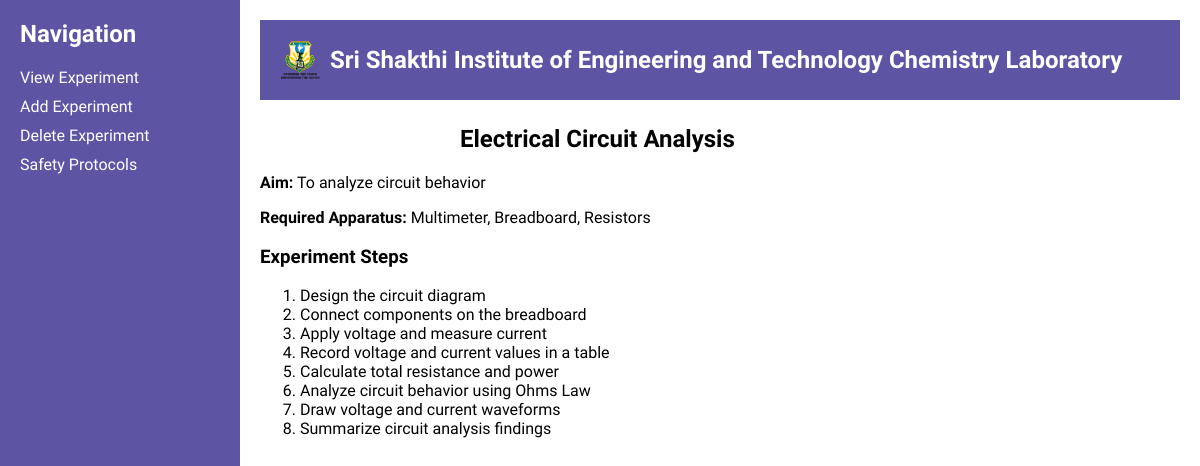
The app's page /ViewFull.php?experimentId=2, older data.
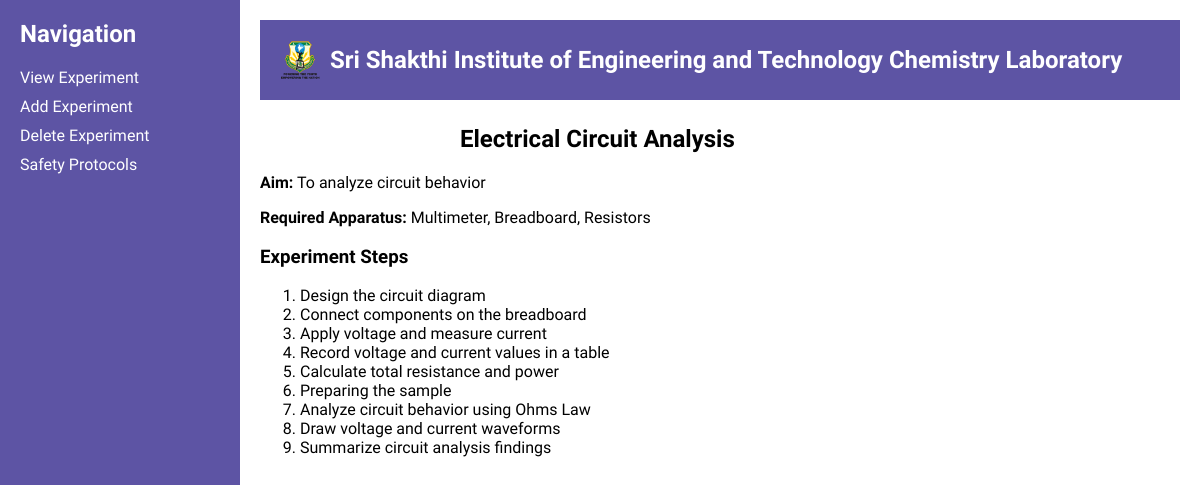
The same page, newer data.
### tables this page shows
CREATE TABLE experiments (
  experimentId INT PRIMARY KEY,
  experimentName VARCHAR(255),
  noOfSteps INT,
  aim VARCHAR(255),
  requiredApparatuss VARCHAR(255)
);

CREATE TABLE experiment_steps (
  exptId INT,
  description VARCHAR(255),
  stepNo INT,
  video VARCHAR(255),
  FOREIGN KEY (exptId) REFERENCES experiments(experimentId)
);

### ViewFull.php (the view, shortened to what this page needs)
<!DOCTYPE html>
<html>
	<head>
	</head>
	<body>
		<div class="container">
			<div class="sidebar">
				<h2>Navigation</h2>
				<ul>
					<li><a href="http://localhost/labequipment/AdminIndex.php">View Experiment</a></li>
					<li><a href="http://localhost/labequipment/AddExperiment.php">Add Experiment</a></li>
					<li><a href="http://localhost/labequipment/deleteexperiment.php">Delete Experiment</a></li>
					<li><a href="http://localhost/labequipment/teachersafety.html">Safety Protocols</a></li>
				</ul>
			</div>
			<div class="content">
				<div class="header">
					<img src="logo.png" alt="Logo" class="logo">
					<h1>Sri Shakthi Institute of Engineering and Technology Chemistry Laboratory</h1>
				</div>
				<?php
					$conn = mysqli_connect("localhost", "root", "root", "experiment");
					if (isset($_GET['experimentId'])) {
					    $experimentId = $_GET['experimentId'];
					    $sql = "SELECT * FROM experiments WHERE experimentId = " . $experimentId;
					    $result = mysqli_query($conn, $sql);
					    if (mysqli_num_rows($result) > 0) {
					        $row = mysqli_fetch_assoc($result);
					        echo '<h2 style="margin-left:200px;margin-top:25px;">' . $row['experimentName'] . '</h2>';
					        echo '<p><b>Aim:</b> ' . $row['aim'] . '</p>';
					        echo '<p><b>Required Apparatus:</b> ' . $row['requiredApparatuss'] . '</p>';
					        $sql = "SELECT * FROM experiment_steps WHERE exptId = " . $experimentId . " ORDER BY stepNo";
					        $result = mysqli_query($conn, $sql);
					        if (mysqli_num_rows($result) > 0) {
					            echo '<h3>Experiment Steps</h3>';
					            echo '<ol>';
					            while ($stepRow = mysqli_fetch_assoc($result))  echo '<li>' . $stepRow['description'] . '</li>';
					            echo '</ol>';
					        } else  echo '<p>No steps found for this experiment.</p>';
					    } else  echo '<p>Experiment not found.</p>';
					} else echo '<p>No experiment selected.</p>';
					?>
			</div>
		</div>
	</body>
</html>

### ViewFull.php (style rules this page uses)
body { margin: 0; padding: 0; font-family: 'Calibri', sans-serif; }
.container { display: flex; flex-direction: row; min-height: 100vh; }
.sidebar { background-color: #5D54A4; color: #fff; width: 200px; padding: 20px; margin-bottom: 0px; }
.sidebar h2 { margin-top: 0; font-size: 24px; }
.sidebar ul { list-style: none; padding: 0; margin: 20px 0; }
.sidebar li { margin-bottom: 10px; }
.sidebar a { color: #fff; text-decoration: none; }
.content { flex: 1; padding: 20px; }
.header { background-color: #5D54A4; color: #fff; padding: 20px; display: flex; align-items: center; }
.header h1 { margin: 0; font-size: 24px; }
.logo { width: 40px; height: 40px; margin-right: 10px; }

Row changes from the older to the newer data that the page shows:
added experiment_steps: description "Preparing the sample"
